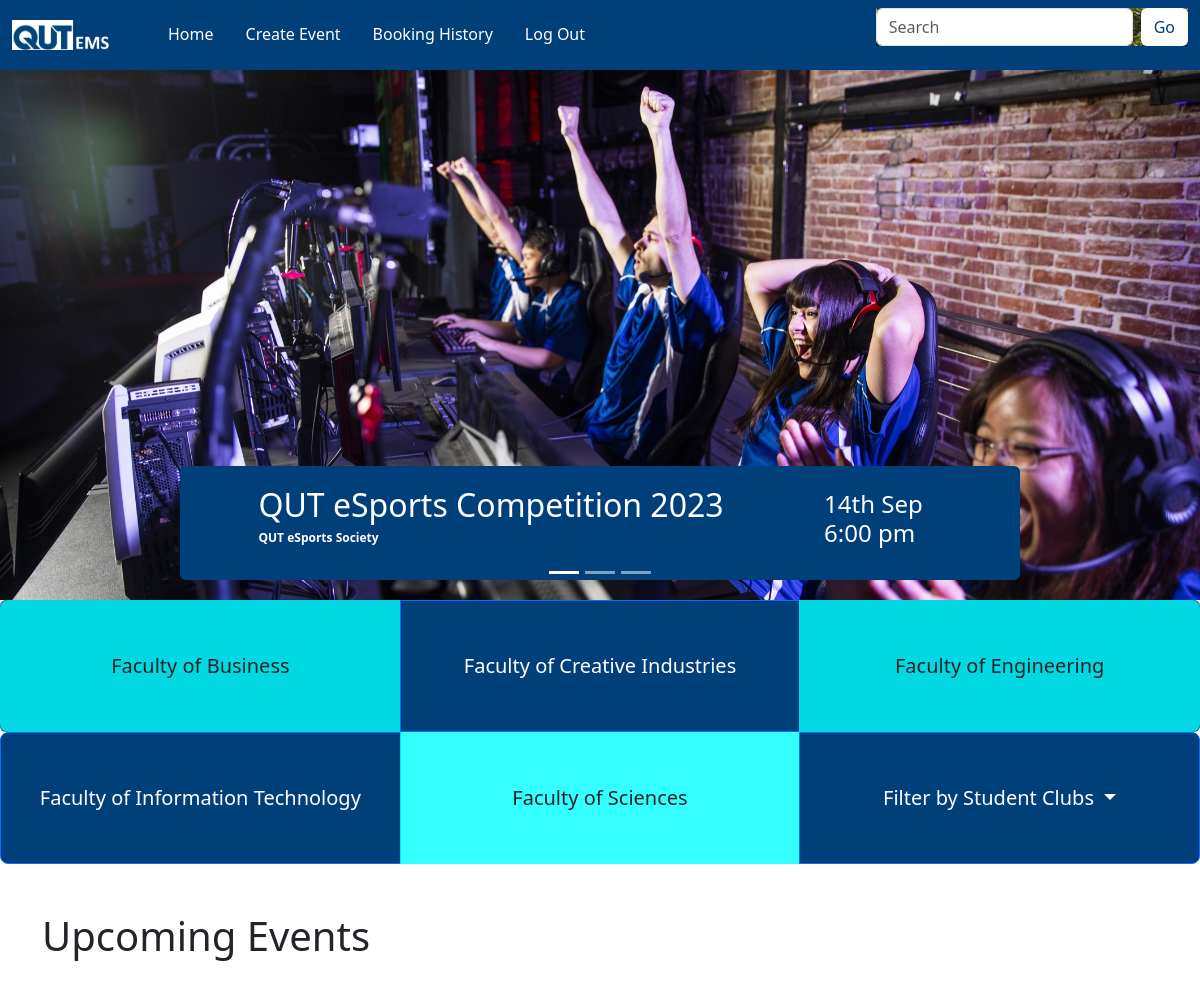
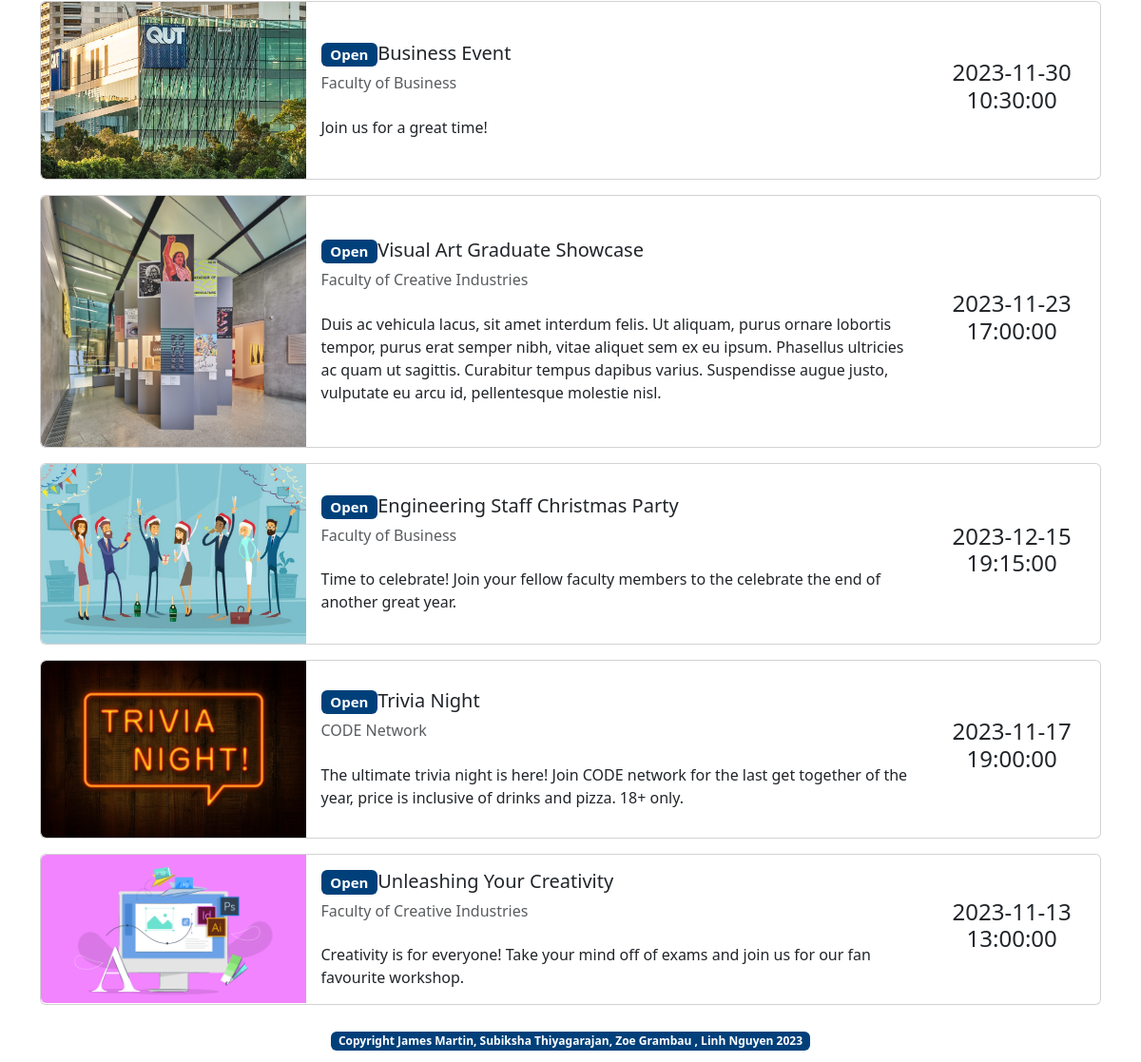
/ (signed in), run on the app's committed database (2 pictures, top to bottom).
### website/models.py (models this page shows, shortened)
class Event(db.Model):
    __tablename__ = 'events'
    id = db.Column(db.Integer, primary_key=True)
    name = db.Column(db.String(80))
    status = db.Column(db.String(10))
    venuename = db.Column(db.String(200))
    image = db.Column(db.String(400))
    organiser = db.Column(db.String(80))
    numticket = db.Column(db.Integer)
    ticketcost = db.Column(db.Integer)
    eventdatetime = db.Column(db.DateTime)
    description = db.Column(db.String(200))
    username = db.Column(db.String(100))
    comments = db.relationship('Comments', backref='event')
    bookings = db.relationship('Booking', backref='event')

### website/views.py (the view)
@bp.route('/')
def index():
    events = db.session.scalars(db.select(Event)).all()
    return render_template('index.html', events=events)

### website/__init__.py (called while the page is built)
def create_app():
    app = Flask(__name__)
    app.debug = True
    app.secret_key = 'somesecretgoeshere'
    app.config['SQLALCHEMY_DATABASE_URI'] = 'sqlite:///mydbname.sqlite'
    db.init_app(app)
    bootstrap = Bootstrap5(app)
    login_manager = LoginManager()
    login_manager.login_view = 'auth.login'
    login_manager.init_app(app)
    from .models import User
    @login_manager.user_loader
    def load_user(user_id):
        return User.query.get(int(user_id))
    from . import views
    app.register_blueprint(views.bp)
    from . import auth
    app.register_blueprint(auth.bp)
    from . import events
    app.register_blueprint(events.eventbp)
    from . import booking
    app.register_blueprint(booking.bookingbp)
    @app.errorhandler(404)
    def not_found(e):
        return render_template("404.html", error=e)
    return app

### website/templates/index.html (shortened to what this page needs)
{% extends 'base.html' %}
{% block content %}
<main>
    <div class="row">
        <div id="carouselExampleSlidesOnly" class="carousel slide" data-bs-ride="carousel">
            <div id="carouselExampleCaptions" class="carousel slide" data-bs-ride="carousel">
                <div class="carousel-indicators">
                    <button type="button" data-bs-target="#carouselExampleCaptions" data-bs-slide-to="0" class="active"
                        aria-current="true" aria-label="Slide 1"></button>
                    <button type="button" data-bs-target="#carouselExampleCaptions" data-bs-slide-to="1"
                        aria-label="Slide 2"></button>
                    <button type="button" data-bs-target="#carouselExampleCaptions" data-bs-slide-to="2"
                        aria-label="Slide 3"></button>
                </div>
                <div class="carousel-inner">
                    <div class="carousel-item active">
                        <img src="static/img/esport1.jpg" class="d-block w-100" alt="...">
                        <div class="badge carousel-caption carousel-caption-md d-none d-lg-block">
                            <div class="row">
                                <div class="col-lg-8">
                                    <h2>QUT eSports Competition 2023</h2>
                                    <p>QUT eSports Society</p>
                                </div>
                                <div class="col-lg-2">
                                    <h4>14th Sep<br>6:00 pm</h4>
                                </div>
                            </div>
                        </div>
                    </div>
                </div>
            </div>
        </div>
    </div>
    <div class="row mb-5">
        <div class="d-grid gap-2">
            <div class="btn-group button-primary btn-group-lg" role="group" aria-label="Basic example">
                <a href="{{url_for('main.filter_events', faculty='Faculty of Business')}}" class="btn col-md-3"
                    style="padding-block: 50px; background-color: rgb(0, 255, 255, 0.8)">Faculty of Business</a>
                <a href="{{url_for('main.filter_events', faculty='Faculty of Creative Industries')}}"
                    class="btn btn-primary col-md-3"
                    style="padding-block: 50px; background-color:#00407a; outline: none;">Faculty of Creative
                    Industries</a>
                <a href="{{url_for('main.filter_events', faculty='Faculty of Engineering')}}" class="btn col-md-3"
                    style="padding-block: 50px; background-color: rgb(0, 255, 255, 0.8)">Faculty of Engineering</a>
            </div>
        </div>
        <div class="d-grid gap-2">
            <div class="btn-group btn-group-lg" role="group" aria-label="Basic example">
                <a href="{{url_for('main.filter_events', faculty='Faculty of Information Technology')}}"
                    class="btn btn-primary col-md-3"
                    style="padding-block: 50px; background-color:#00407a; outline: none;">Faculty of Information
                    Technology</a>
                <a href="{{url_for('main.filter_events', faculty='Faculty of Sciences')}}" class="btn col-md-3"
                    style="padding-block: 50px; background-color:rgb(0, 255, 255, 0.8)">Faculty of Sciences</a>
                <button type=" button" class="btn btn-primary dropdown-toggle col-md-3" data-bs-toggle="dropdown"
                    aria-expanded="false" style="padding-block: 50px; background-color:#00407a">
                    Filter by Student Clubs
                </button>
            </div>
        </div>
    </div>
    <div class="container">
        <div class="row mb-3" id="Events">
            <h1>Upcoming Events</h1>
        </div>
        {% for event in events %}
        <div class="card card-lg d-lg-block mb-3">
            <div class="row g-0">
                <div class="col-md-3">
                    <img src="{{ event.image }}" class="img-fluid rounded-start" alt="...">
                </div>
                <div class="col-md-7">
                    <div class="card-body">
                        <div class="row mb-3">
                            <h5 class="card-title"><span class="badge">Open</span>{{event.name}}</h5>
                            <h6 class="text-body-secondary">{{event.organiser}}</h6>
                        </div>
                        <div class="row">
                            <p class="card-text">{{event.description}}</p>
                        </div>
                    </div>
                </div>
                <div class="col-md-2 my-auto">
                    <div class="card-body date-time">
                        <h4>{{event.eventdatetime}}</h4>
                    </div>
                </div>
            </div>
        </div>
        {% endfor %}
    </div>
</main>
{% endblock %}>

### website/static/style/index.css (style rules this page uses)
.badge { background-color: #00407a; color: white; }
.button-primary { background-color: #00407a; color: white; }
.row { align-items: center; }
.card-lg .date-time { text-align: center; }
.carousel-caption-md { text-align: left; }

### data on the page
Event: image (picture), name "Business Event", organiser "Faculty of Business", description "Join us for a great time!", eventdatetime "2023-11-30 10:30:00"
Event: image (picture), name "Visual Art Graduate Showcase", organiser "Faculty of Creative Industries", description "Duis ac vehicula lacus, sit amet interdum felis. Ut aliquam, purus ornare lobortis tempor, purus erat semper nibh, vitae aliquet sem ex eu ipsum. Phasellus ultricies ac quam ut sagittis. Curabitur tempus dapibus varius. Suspendisse augue justo, vulputate eu arcu id, pellentesque molestie nisl.", eventdatetime "2023-11-23 17:00:00"
Event: image (picture), name "Engineering Staff Christmas Party", organiser "Faculty of Business", description "Time to celebrate! Join your fellow faculty members to the celebrate the end of another great year.", eventdatetime "2023-12-15 19:15:00"
Event: image (picture), name "Trivia Night", organiser "CODE Network", description "The ultimate trivia night is here! Join CODE network for the last get together of the year, price is inclusive of drinks and pizza. 18+ only.", eventdatetime "2023-11-17 19:00:00"
Event: image (picture), name "Unleashing Your Creativity", organiser "Faculty of Creative Industries", description "Creativity is for everyone! Take your mind off of exams and join us for our fan favourite workshop.", eventdatetime "2023-11-13 13:00:00"
